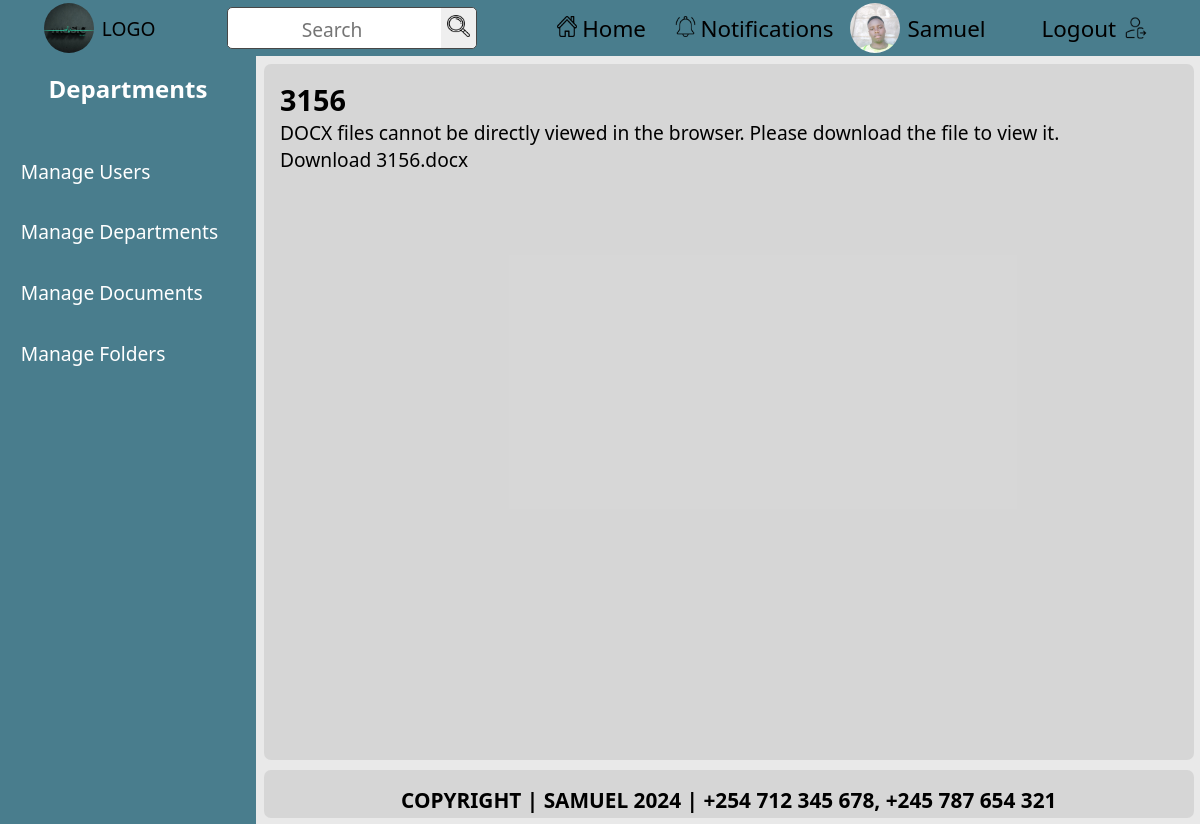
Page /custom-admin/view_document/2/ (signed in) on the committed database.
### documents/models.py (models this page shows, shortened)
class CustomUser(AbstractUser):
    department = models.ForeignKey(
        Department,
        on_delete=models.SET_NULL,
        null=True,
        blank=True,
        related_name='users'
    )
    nationalID = models.CharField(max_length=20, unique=True, null=True, blank=True)  # Adjust max_length as necessary
    contact_number = models.CharField(max_length=15, unique=True, null=True, blank=True)  # Adjust max_length as necessary
    groups = models.ManyToManyField(
        Group,
        related_name='customuser_set',  # Ensure unique related_name
        blank=True,
    )
    user_permissions = models.ManyToManyField(
        Permission,
        related_name='customuser_set',  # Ensure unique related_name
        blank=True,
    )

class Document(models.Model):
    file_name = models.CharField(max_length=255)
    file_content = models.BinaryField()
    file_extension = models.CharField(max_length=10, default='.pdf')
    folder = models.ForeignKey(
        Folder,
        on_delete=models.CASCADE,
        related_name='documents',
        null=True,
        blank=True
    )
    created_at = models.DateTimeField(auto_now_add=True)
    created_by = models.ForeignKey(
        CustomUser,
        on_delete=models.SET_NULL,
        null=True,
        related_name='documents_created'
    )
    updated_at = models.DateTimeField(auto_now=True)

### custom_admin_dashboard/views.py (the view)
# urls.py: path('view_document/<int:document_id>/', views.admin_view_document_content, name='admin_view_document_content'),
@login_required
def admin_view_document_content(request, document_id):
    document = get_object_or_404(Document, id=document_id)
    file_content = base64.b64decode(document.file_content)
    content_type = 'application/octet-stream'
    is_pdf = False
    is_image = False
    is_docx = False
    if document.file_extension == '.pdf':
        content_type = 'application/pdf'
        is_pdf = True
    elif document.file_extension in ['.jpg', '.jpeg', '.png']:
        content_type = 'image/jpeg'
        is_image = True
    elif document.file_extension == '.docx':
        content_type = 'application/vnd.openxmlformats-officedocument.wordprocessingml.document'
        is_docx = True
    base64_file_content = base64.b64encode(file_content).decode('utf-8')
    return render(request, 'custom_admin_dashboard/admin_document_content.html', {
        'document': document,
        'file_content': base64_file_content,
        'content_type': content_type,
        'is_pdf': is_pdf,
        'is_image': is_image,
        'is_docx': is_docx,
    })

### documents/context_processors.py (called while the page is built)
def departments_context(request):
    user_department = None
    if request.user.is_authenticated:
        user_department = request.user.department  # Assuming User model has a 'department' field
    return {
        'user_department': user_department
    }

### custom_admin_dashboard/templates/custom_admin_dashboard/admin_document_content.html (shortened to what this page needs)
{% extends 'admin_base.html' %}
{% block content %}
<h1>{{ document.file_name }}</h1>
{% if is_pdf %}
<iframe
  width="100%"
  height="100%"
  frameborder="0"
></iframe>
{% elif is_image %}
<img
  alt="{{ document.file_name }}"
  style="width: 100%; height: 100%; object-fit: contain"
/>
{% elif is_docx %}
<p>
  DOCX files cannot be directly viewed in the browser. Please download the file
  to view it.
</p>
<a
  download="{{ document.file_name }}{{ document.file_extension }}"
  >Download {{ document.file_name }}{{ document.file_extension }}</a
>
{% elif is_docx %}
<div>
  <h2>Document Content:</h2>
  <pre>{{ docx_content }}</pre>
</div>
{% endif %} {% endblock %}

### templates/admin_base.html (shortened to what this page needs)
<!DOCTYPE html>
{% load static %}
<html lang="en">
  <head>
    <link rel="stylesheet" href="{% static 'css/index.css' %}" />
  </head>
  <body>
    <header>
      <a
        href="{% if user.is_superuser %}{% url 'custom_admin_dashboard:admin_dashboard' %}{% else %}{% url 'documents:home' %}{% endif %}"
      >
        <div class="left-row">
          <img
            src="{% static 'images/logo.jpg' %}"
            alt="logo image"
            width="50"
            height="50"
          />
          <span>LOGO</span>
        </div>
      </a>
      <div class="middle-row">
        <form action="{% url 'documents:search' %}" method="get">
          <input type="text" name="q" placeholder="Search" required />
          <button type="submit">
            <img src="{% static 'images/search.png' %}" alt="Search" />
          </button>
        </form>
      </div>
      <div class="right-row">
        <ul>
          <a
            href="{% if user.is_superuser %}{% url 'custom_admin_dashboard:admin_dashboard' %}{% else %}{% url 'documents:home' %}{% endif %}"
          >
            <li>
              <span
                ><img src="{% static 'images/home.png' %}" alt="Home" /></span
              >Home
            </li>
          </a>
          <a href="#">
            <li>
              <span
                ><img
                  src="{% static 'images/notification.png' %}"
                  alt="Notifications" /></span
              >Notifications
            </li>
          </a>
        </ul>
        <a href="#">
          <div class="profile">
            <img
              src="{% static 'images/profile.jpg' %}"
              alt="profile picture"
              width="50"
              height="50"
            />
            <span>{{ user.username }}</span>
          </div>
        </a>
        <a href="{% url 'documents:logout' %}">
          <div class="last">
            <span>Logout</span>
            <img src="{% static 'images/logout.png' %}" alt="Logout" />
          </div>
        </a>
      </div>
    </header>
    <main>
      <section>
        <div class="sidebar">
          <div class="title">
            <h1>Departments</h1>
          </div>
          <div class="sidebar-list">
            <nav>
              <ul>
                <a href="{% url 'custom_admin_dashboard:manage_users' %}"
                  ><div class="sidebar-items"><li>Manage Users</li></div></a
                >
                <a href="{% url 'custom_admin_dashboard:admin_departments' %}"
                  ><div class="sidebar-items">
                    <li>Manage Departments</li>
                  </div></a
                >
                <a href="{% url 'custom_admin_dashboard:admin_documents' %}"
                  ><div class="sidebar-items"><li>Manage Documents</li></div></a
                >
                <a href="{% url 'custom_admin_dashboard:admin_folders' %}"
                  ><div class="sidebar-items"><li>Manage Folders</li></div></a
                >
              </ul>
            </nav>
          </div>
        </div>
      </section>
      <section>
        <div class="container">
          {% block content %} {% endblock %}
        </div>
      </section>
    </main>
    <footer>
      <div class="endnote">
        <p>COPYRIGHT | SAMUEL 2024 | +254 712 345 678, +245 787 654 321</p>
      </div>
    </footer>
  </body>
</html>

### static/css/index.css (style rules this page uses)
* { margin: 0; padding: 0; box-sizing: border-box; text-decoration: none; font-family: "Segoe UI", Tahoma, Geneva, Verdana, sans-serif; }
a { color: black; }
li { list-style: none; }
body { background-color: hsla(0, 0%, 90%, 0.87); }
header { display: flex; align-items: center; justify-content: space-around; padding: 0.5rem; background-color: hsl(194, 32%, 42%); position: fixed; font-size: 1.2rem; top: 0; left: 0; right: 0; height: 3.5rem; z-index: 100; }
header ul { display: flex; list-style: none; gap: 0.8rem; }
header ul li { font-size: 1.4rem; border-radius: 6px; }
.left-row { display: flex; align-items: center; }
.middle-row form { background-color: white; width: auto; border: 1.5px solid hsl(0, 0%, 28%); border-radius: 5px; }
.middle-row form input { outline: none; border: none; text-align: center; padding: 0.3rem; }
.middle-row form input::placeholder { margin: auto; font-size: 1.2rem; }
.middle-row form button img { width: 1.4rem; height: 1.4rem; }
.middle-row form button { cursor: pointer; padding: 0.4rem; border: none; outline: none; border-top-right-radius: 5px; border-bottom-right-radius: 5px; }
.right-row { display: flex; align-items: center; }
.right-row ul { cursor: pointer; }
.right-row ul li { display: flex; align-items: center; justify-content: center; padding: 0.5rem; }
.right-row ul li img { margin-right: 0.3rem; width: 1.3rem; height: 1.3rem; }
.left-row span { cursor: pointer; }
.left-row img { cursor: pointer; object-fit: cover; margin-right: 0.5rem; width: 50px; height: 50px; border-radius: 50%; }
.last { display: flex; align-items: center; justify-content: center; gap: 0.5rem; margin-left: 3rem; font-size: 1.4rem; border-radius: 6px; padding: 0.5rem; }
.last img { width: 1.5rem; height: 1.5rem; }
.profile { font-size: 1.4rem; border-radius: 6px; margin-left: 0.5rem; display: flex; align-items: center; }
.profile img { object-fit: cover; margin-right: 0.5rem; width: 50px; height: 50px; border-radius: 50%; }
.sidebar { color: white; background-color: hsl(194, 32%, 42%); position: fixed; width: 16rem; top: 3.5rem; bottom: 0; display: flex; flex-direction: column; gap: 1rem; }
.sidebar .title { padding: 1rem; text-align: center; }
.sidebar-items { color: white; margin: 0.5rem; font-size: 1.2rem; border-radius: 5px; padding: 0.8rem; }
.container { overflow-y: auto; font-size: 1.2rem; height: 87vh; width: auto; background-color: hsla(0, 0%, 77%, 0.5); padding: 1rem; margin-top: 4rem; margin-left: 16.5rem; margin-right: 0.4rem; margin-bottom: 4rem; border-radius: 7px; }
.endnote { bottom: 0; right: 0; left: 0; position: fixed; padding: 1rem; font-size: 1.3rem; font-weight: bold; background-color: hsla(0, 0%, 77%, 0.5); height: 3rem; text-align: center; justify-content: center; margin-left: 16.5rem; margin-right: 0.4rem; margin-bottom: 0.4rem; border-radius: 7px; }

### rows in the picture
CustomUser: username "Samuel"
Document: file_name "3156", file_extension ".docx"
